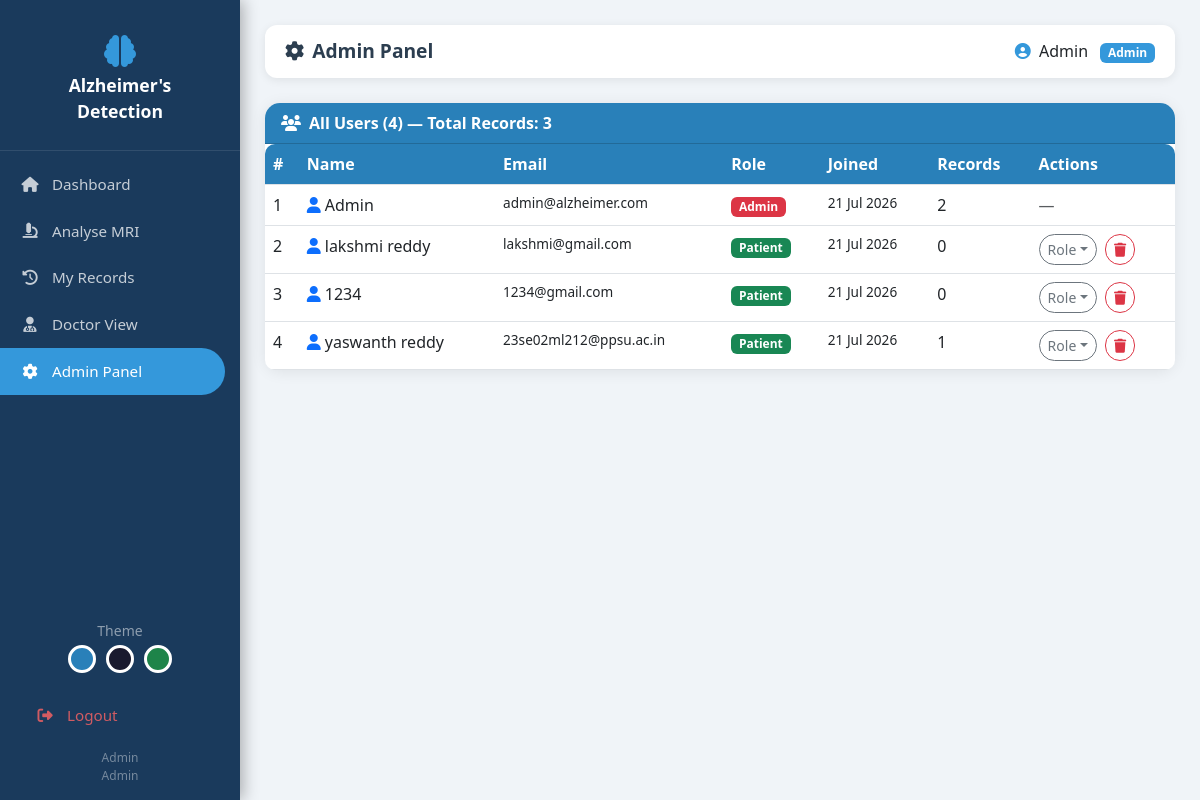
The page /admin (signed in) on the database its author committed.
### app.py (models this page shows)
class User(db.Model):
    id = db.Column(db.Integer, primary_key=True)
    name = db.Column(db.String(100), nullable=False)
    email = db.Column(db.String(100), unique=True, nullable=False)
    password = db.Column(db.String(200), nullable=False)
    role = db.Column(db.String(20), default='patient')  # patient/doctor/admin
    created_at = db.Column(db.DateTime, default=datetime.utcnow)
    records = db.relationship('Record', backref='user', lazy=True)

### app.py (the view)
@app.route('/admin')
@login_required
@role_required('admin')
def admin_panel():
    users = User.query.all()
    records = Record.query.count()
    return render_template('admin.html',
                           users=users,
                           total_records=records)

### app.py (called while the page is built)
def login_required(f):
    from functools import wraps
    @wraps(f)
    def decorated(*args, **kwargs):
        if 'user_id' not in session:
            flash('Please login first.', 'warning')
            return redirect(url_for('login'))
        return f(*args, **kwargs)
    return decorated

def role_required(*roles):
    from functools import wraps
    def decorator(f):
        @wraps(f)
        def decorated(*args, **kwargs):
            if 'user_id' not in session:
                return redirect(url_for('login'))
            user = User.query.get(session['user_id'])
            if user.role not in roles:
                flash('Access denied.', 'danger')
                return redirect(url_for('dashboard'))
            return f(*args, **kwargs)
        return decorated
    return decorator

### templates/admin.html (shortened to what this page needs)
{% extends 'base.html' %}
{% block page_title %}<i class="fas fa-cog me-2"></i>Admin Panel{% endblock %}
{% block content %}
<div class="card">
  <div class="card-header">
    <i class="fas fa-users me-2"></i>All Users ({{ users|length }}) —
    Total Records: {{ total_records }}
  </div>
  <div class="card-body p-0">
    <table class="table table-hover mb-0">
      <thead>
        <tr><th>#</th><th>Name</th><th>Email</th>
            <th>Role</th><th>Joined</th><th>Records</th><th>Actions</th></tr>
      </thead>
      <tbody>
        {% for u in users %}
        <tr>
          <td>{{ loop.index }}</td>
          <td><i class="fas fa-user me-1 text-primary"></i>{{ u.name }}</td>
          <td style="font-size:.85rem">{{ u.email }}</td>
          <td>
            {% if u.role == 'admin' %}
              <span class="badge bg-danger">Admin</span>
            {% elif u.role == 'doctor' %}
              <span class="badge bg-primary">Doctor</span>
            {% else %}
              <span class="badge bg-success">Patient</span>
            {% endif %}
          </td>
          <td style="font-size:.85rem">{{ u.created_at.strftime('%d %b %Y') }}</td>
          <td>{{ u.records|length }}</td>
          <td>
            {% if u.role != 'admin' %}
            <div class="dropdown d-inline">
              <button class="btn btn-sm btn-outline-secondary dropdown-toggle rounded-pill"
                      data-bs-toggle="dropdown">Role</button>
            </div>
            <a href="{{ url_for('delete_user', user_id=u.id) }}"
               class="btn btn-sm btn-outline-danger rounded-pill ms-1"
               onclick="return confirm('Delete user {{ u.name }}?')">
              <i class="fas fa-trash"></i>
            </a>
            {% else %}
            <span class="text-muted">—</span>
            {% endif %}
          </td>
        </tr>
        {% endfor %}
      </tbody>
    </table>
  </div>
</div>
{% endblock %}

### templates/base.html (style rules this page uses)
[data-theme="blue"] { --primary:#2980b9; --sidebar:#1a3a5c; --accent:#3498db; }
body { background:#f0f4f8; font-family:'Segoe UI',sans-serif; }
.card { border:none; border-radius:15px; box-shadow:0 2px 15px rgba(0,0,0,.08); }
.card-header { border-radius:15px 15px 0 0 !important; background:var(--primary); color:#fff; font-weight:600; }
.table th { background:var(--primary); color:#fff; }
.table { border-radius:10px; overflow:hidden; }

### rows shown on the page
User: name "Admin", email "admin@alzheimer.com", role "Admin", created_at "21 Jul 2026", records|length "2"
User: name "lakshmi reddy", email "lakshmi@gmail.com", role "Patient", created_at "21 Jul 2026", records|length "0"
User: name "1234", email "1234@gmail.com", role "Patient", created_at "21 Jul 2026", records|length "0"
User: name "yaswanth reddy", email "23se02ml212@ppsu.ac.in", role "Patient", created_at "21 Jul 2026", records|length "1"

### other values the page prints
{{ session.name }} "Admin"
{{ session.role }} "Admin"
{{ users|length }} "4"
{{ total_records }} "3"
